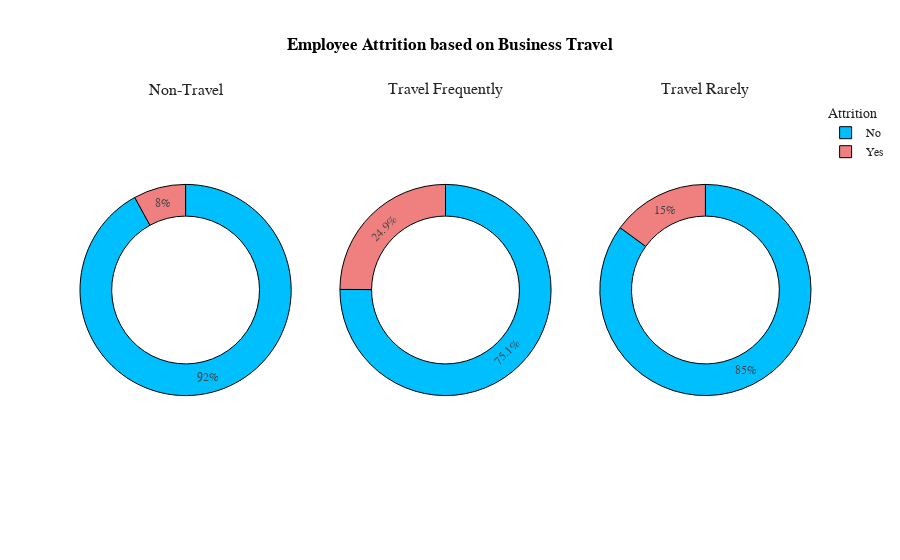

This figure's notebook cell:
### Code cell
bus=df.groupby(['BusinessTravel','Attrition'],as_index=False)['Age'].count()
bus.rename(columns={'Age':'Count'},inplace=True)
fig=go.Figure()
fig=make_subplots(rows=1,cols=3)
fig = make_subplots(rows=1, cols=3, specs=[[{"type": "pie"}, {"type": "pie"}, {"type": "pie"}]],subplot_titles=('Non-Travel', 'Travel Frequently','Travel Rarely'))

fig.add_trace(go.Pie(values=bus[bus['BusinessTravel']=='Non-Travel']['Count'],labels=bus[bus['BusinessTravel']=='Non-Travel']['Attrition'],hole=0.7,marker_colors=['DeepSkyBlue','LightCoral'],name='Non-Travel',showlegend=False),row=1,col=1)
fig.add_trace(go.Pie(values=bus[bus['BusinessTravel']=='Travel_Frequently']['Count'],labels=bus[bus['BusinessTravel']=='Travel_Frequently']['Attrition'],hole=0.7,marker_colors=['DeepSkyBlue','LightCoral'],name='Travel Frequently',showlegend=False),row=1,col=2)
fig.add_trace(go.Pie(values=bus[bus['BusinessTravel']=='Travel_Rarely']['Count'],labels=bus[bus['BusinessTravel']=='Travel_Rarely']['Attrition'],hole=0.7,marker_colors=['DeepSkyBlue','LightCoral'],name='Travel Rarely',showlegend=True),row=1,col=3)

fig.update_layout(title_x=0.5,template='simple_white',showlegend=True,legend_title_text="Attrition",title_text='<b style="color:black; font-size:100%;">Employee Attrition based on Business Travel',font_family="Times New Roman",title_font_family="Times New Roman")
fig.update_traces(marker=dict(line=dict(color='#000000', width=1)))

### Figure 1 — Plotly figure (JSON) as saved in the notebook; plotly's stock layout.template omitted (floating-point values rounded to 4 significant figures)
{"data": [{"domain": {"x": [0, 0.2889], "y": [0, 1]}, "hole": 0.7, "labels": ["No", "Yes"], "marker": {"colors": ["DeepSkyBlue", "LightCoral"], "line": {"color": "#000000", "width": 1}}, "name": "Non-Travel", "showlegend": false, "type": "pie", "values": [138, 12]}, {"domain": {"x": [0.3556, 0.6444], "y": [0, 1]}, "hole": 0.7, "labels": ["No", "Yes"], "marker": {"colors": ["DeepSkyBlue", "LightCoral"], "line": {"color": "#000000", "width": 1}}, "name": "Travel Frequently", "showlegend": false, "type": "pie", "values": [208, 69]}, {"domain": {"x": [0.7111, 1], "y": [0, 1]}, "hole": 0.7, "labels": ["No", "Yes"], "marker": {"colors": ["DeepSkyBlue", "LightCoral"], "line": {"color": "#000000", "width": 1}}, "name": "Travel Rarely", "showlegend": true, "type": "pie", "values": [887, 156]}], "layout": {"annotations": [{"font": {"size": 16}, "showarrow": false, "text": "Non-Travel", "x": 0.1444, "xanchor": "center", "xref": "paper", "y": 1, "yanchor": "bottom", "yref": "paper"}, {"font": {"size": 16}, "showarrow": false, "text": "Travel Frequently", "x": 0.5, "xanchor": "center", "xref": "paper", "y": 1, "yanchor": "bottom", "yref": "paper"}, {"font": {"size": 16}, "showarrow": false, "text": "Travel Rarely", "x": 0.8556, "xanchor": "center", "xref": "paper", "y": 1, "yanchor": "bottom", "yref": "paper"}], "autosize": true, "font": {"family": "Times New Roman"}, "legend": {"title": {"text": "Attrition"}}, "showlegend": true, "title": {"font": {"family": "Times New Roman"}, "text": "<b style=\"color:black; font-size:100%;\">Employee Attrition based on Business Travel", "x": 0.5}}}
